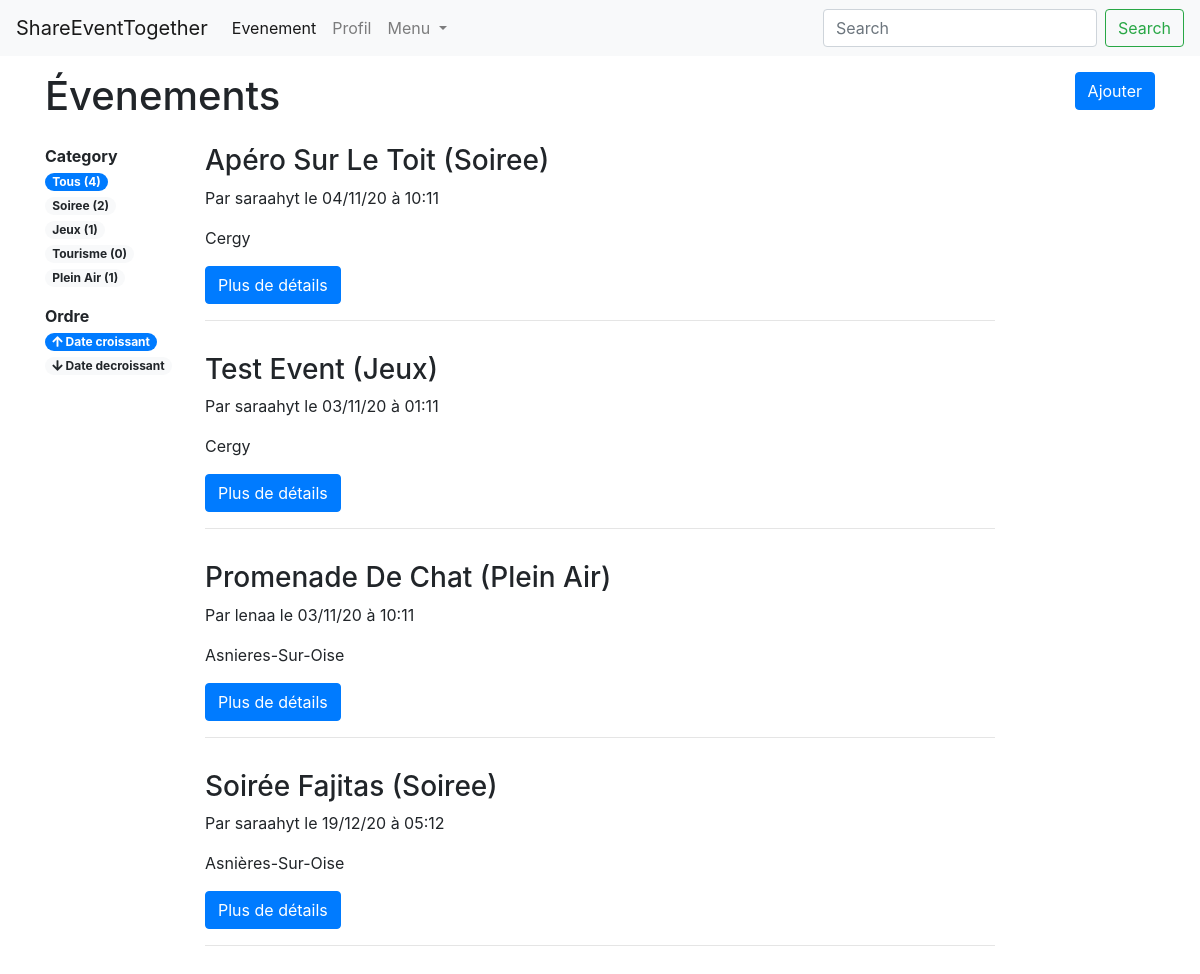
Screenshot of /evenements (signed in) with the database file from the repository.
### events/models.py (models this page shows, shortened)
class Event(models.Model):
    PARTY_CATEGORY = 'soiree'
    GAME_CATEGORY = 'jeux'
    TOURISM_CATEGORY = 'tourisme'
    AREA_CATEGORY = 'plein air'
    CATEGORY_CHOICES = (
        (PARTY_CATEGORY, 'soiree'),
        (GAME_CATEGORY, 'jeux'),
        (TOURISM_CATEGORY, 'tourisme'),
        (AREA_CATEGORY, 'plein air')
    )
    person = models.ForeignKey('persons.Person', on_delete=models.CASCADE)
    title = models.CharField('titre', max_length=150)
    description = models.TextField('description')
    address = models.CharField('adresse', max_length=100)
    zip_code = models.IntegerField('code postal')
    city = models.CharField('ville', max_length=50)
    category = models.CharField('categorie', choices=CATEGORY_CHOICES, max_length=20)
    created_at = models.DateTimeField('crée à', auto_now=True)
    event_date = models.DateTimeField('date evenement', auto_now=False)

### persons/models.py (models this page shows, shortened)
class Person(models.Model):
    TYPE_PARTICULIER = 'particulier'
    TYPE_PROFESSIONNEL = 'professionnel'
    TYPE_CHOICES = (
        (TYPE_PARTICULIER, 'particulier'),
        (TYPE_PROFESSIONNEL, 'professionnel')
    )
    user = models.ForeignKey('users.User', on_delete=models.CASCADE)
    first_name = models.CharField('prenom', max_length=100)
    last_name = models.CharField('nom', max_length=100)
    birth_date = models.DateField('date naissance')
    address = models.CharField('adresse', max_length=250)
    zip_code = models.IntegerField('code postal')
    city = models.CharField('ville', max_length=50)
    country = models.CharField('pays', max_length=100)
    phone_number = PhoneNumberField('telephone')
    pseudo = models.CharField('pseudo', max_length=50)
    person_type = models.CharField('type', choices=TYPE_CHOICES, max_length=15)
    created_at = models.DateTimeField('crée à', auto_now=True)
    note = models.IntegerField('karma', null=True, blank=True)

### events/views/events.py (the view, shortened to what this page needs)
# urls.py: path('evenements', EventDetailsView.as_view(), name='events'),
class EventDetailsView(View):
    def get(self, request):
        user = request.user
        if user.pk:
            person = get_person_by_user(user)
            category_filter = request.GET.get('category_filter', ALL_CATEGORIES)
            events = get_all_events()
            filtered_events = get_filtered_events(events, category_filter)
            order_filter = request.GET.get('order_filter', 'event_date')
            if order_filter == 'event_date':
                filtered_events = filtered_events.order_by('event_date')
            else:
                filtered_events = filtered_events.order_by('-event_date')
            context = {
                'user': user,
                'person': person,
                'filtered_events': filtered_events,
                'category': get_events_categories(events),
                'order_filter': order_filter,
                'category_filter': category_filter,
                'navigation_items': navigation.navigation_items(navigation.NAV_EVENEMENT),
            }
        return render(request, 'events/event_list.html', context)

### events/models_helpers.py (called while the page is built)
def get_person_by_user(user):
    return Person.objects.get(user=user)

def get_all_events():
    return Event.objects.all()

def get_filtered_events(events, category_filter=ALL_CATEGORIES):
    if category_filter != ALL_CATEGORIES:
        events = events.filter(category=category_filter)
    return events

def get_events_categories(events):
    categories = list()
    categories.append((ALL_CATEGORIES, 'Tous', events.count()))
    for cat in Event.CATEGORY_CHOICES:
        categories.append((cat[0], cat[1], events.filter(category=cat[0]).count()))
    return categories

### events/navigation.py (called while the page is built)
def navigation_items(selected_item=None):
    items = []
    for name, shortcut in NAV_ITEMS:
        items.append({
            'name': name,
            'url': reverse(shortcut),
            'active': True if selected_item == name else False,
        })
    return items

### events/templates/events/event_list.html
{% extends 'persons/base_navbar.html' %}
{% block content %}
    <div class="row">
        <div class="col-md-12 mt-3">
            <div class="row">
                <div class="col-md-7">
                    <h1>Évenements</h1>
                </div>
                <div class="col-md-5 text-right">
                    {% if user.pk %}
                        <a class="btn btn-primary" href="{% url 'create-event' %}">Ajouter</a>
                    {% endif %}
                </div>
            </div>
            <div class="row mt-3">
                <div class="col-md-2 d-md-block">
                    <b>Category</b>
                    <ul class="list-unstyled">
                        {% for value, label, count in category %}
                            <li>
                                {% if value == category_filter %}
                                    <span class="badge badge-pill badge-primary">{{ label }} ({{ count }})</span>
                                {% else %}
                                    <a class="badge badge-pill badge-light"
                                       href="{% url 'events' %}?category_filter={{ value }}&order_filter={{ order_filter }}">{{ label|title }}
                                        ({{ count }})</a>
                                {% endif %}
                            </li>
                        {% endfor %}
                    </ul>
                    <b>Ordre</b>
                    <ul class="list-unstyled">
                        <li>
                            <a class="badge badge-pill badge-{% if order_filter == 'event_date' %}primary{% else %}light{% endif %}" href="{% url 'events' %}?category_filter={{ category_filter }}&order_filter=event_date"><i class="fas fa-arrow-up"></i> Date croissant</a>
                            <a class="badge badge-pill badge-{% if order_filter == '-event_date' %}primary{% else %}light{% endif %}" href="{% url 'events' %}?category_filter={{ category_filter }}&order_filter=-event_date"><i class="fas fa-arrow-down"></i> Date decroissant</a>
                        </li>
                    </ul>
                </div>
                <div class="col-md-8 p-0">
                    {% if filtered_events %}
                        {% for event in filtered_events %}
                            <div class="row">
                                <div class="col p-0 mb-3">
                                    <h3 class="col-md-12 p-0">{{ event.title|title }}
                                        ({{ event.category|title }})</h3>
                                    <p>Par {{ event.person.pseudo }} le {{ event.created_at|date:'d/m/y à h:m' }}</p>
                                    <p>{{ event.city|title }}</p>
                                    {% if user.pk %}
                                        <a href="{% url 'description-event' event.pk %}" class="btn btn-primary">Plus de
                                            détails</a>
                                    {% endif %}
                                    <hr>
                                </div>
                            </div>
                        {% endfor %}
                        </div>
                    {% else %}
                        <p>Il n'y a pas d'évenements pour le moment</p>
                    {% endif %}
            </div>
        </div>
    </div>
{% endblock %}

### rows the page displays
Event: category "Soiree", id "2", title "Apéro Sur Le Toit", person.pseudo "saraahyt", created_at "04/11/20 à 10:11", city "Cergy"
Event: category "Jeux", person "1", title "Test Event", person.pseudo "saraahyt", created_at "03/11/20 à 01:11", city "Cergy"
Event: title "Promenade De Chat", category "Plein Air", person.pseudo "lenaa", created_at "03/11/20 à 10:11", city "Asnieres-Sur-Oise"
Event: title "Soirée Fajitas", category "Soiree", person.pseudo "saraahyt", created_at "19/12/20 à 05:12", city "Asnières-Sur-Oise"

### other values shown
{{ item.name }} "Evenement" "Profil"
{{ label }} "Tous"
{{ count }} "4"
{{ label|title }} "Tourisme" "Plein Air"
{{ count }} "0" "1"
